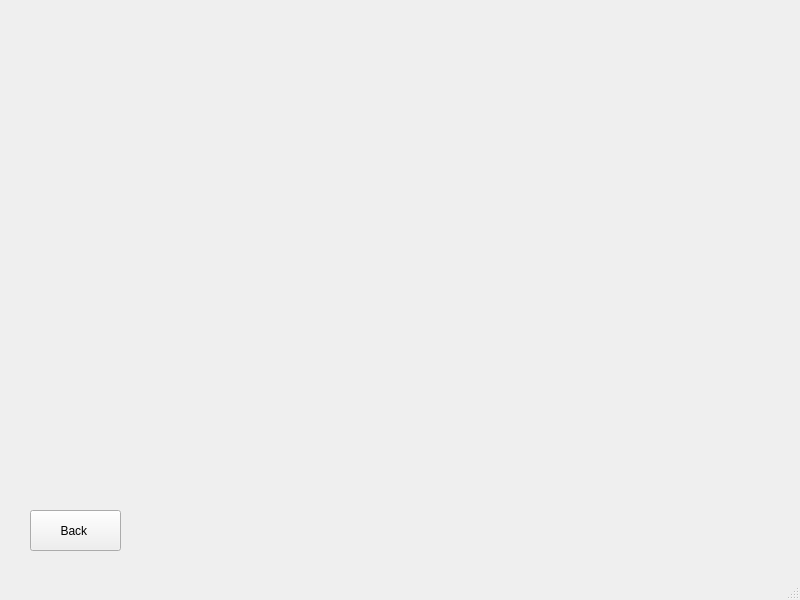
<?xml version="1.0" encoding="UTF-8"?>
<ui version="4.0">
 <class>MapWindow</class>
 <widget class="QMainWindow" name="MapWindow">
  <property name="geometry">
   <rect>
    <x>0</x>
    <y>0</y>
    <width>800</width>
    <height>600</height>
   </rect>
  </property>
  <property name="minimumSize">
   <size>
    <width>400</width>
    <height>300</height>
   </size>
  </property>
  <property name="windowTitle">
   <string>MainWindow</string>
  </property>
  <widget class="QWidget" name="centralwidget">
   <widget class="QPushButton" name="btnBackToMain">
    <property name="geometry">
     <rect>
      <x>30</x>
      <y>510</y>
      <width>91</width>
      <height>41</height>
     </rect>
    </property>
    <property name="text">
     <string>Back </string>
    </property>
   </widget>
   <widget class="QLabel" name="lblMap">
    <property name="geometry">
     <rect>
      <x>50</x>
      <y>30</y>
      <width>700</width>
      <height>400</height>
     </rect>
    </property>
    <property name="minimumSize">
     <size>
      <width>698</width>
      <height>400</height>
     </size>
    </property>
    <property name="text">
     <string/>
    </property>
    <property name="alignment">
     <set>Qt::AlignmentFlag::AlignLeading|Qt::AlignmentFlag::AlignLeft|Qt::AlignmentFlag::AlignVCenter</set>
    </property>
   </widget>
  </widget>
  <widget class="QMenuBar" name="menubar">
   <property name="geometry">
    <rect>
     <x>0</x>
     <y>0</y>
     <width>800</width>
     <height>18</height>
    </rect>
   </property>
  </widget>
  <widget class="QStatusBar" name="statusbar"/>
 </widget>
 <resources/>
 <connections/>
</ui>
